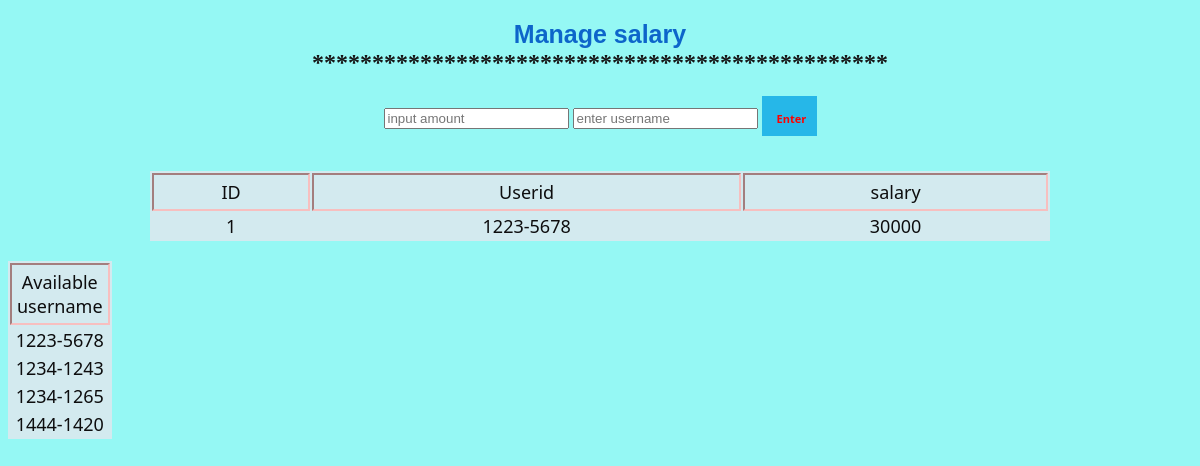
The app's page /admin/php/salary.php, older data.
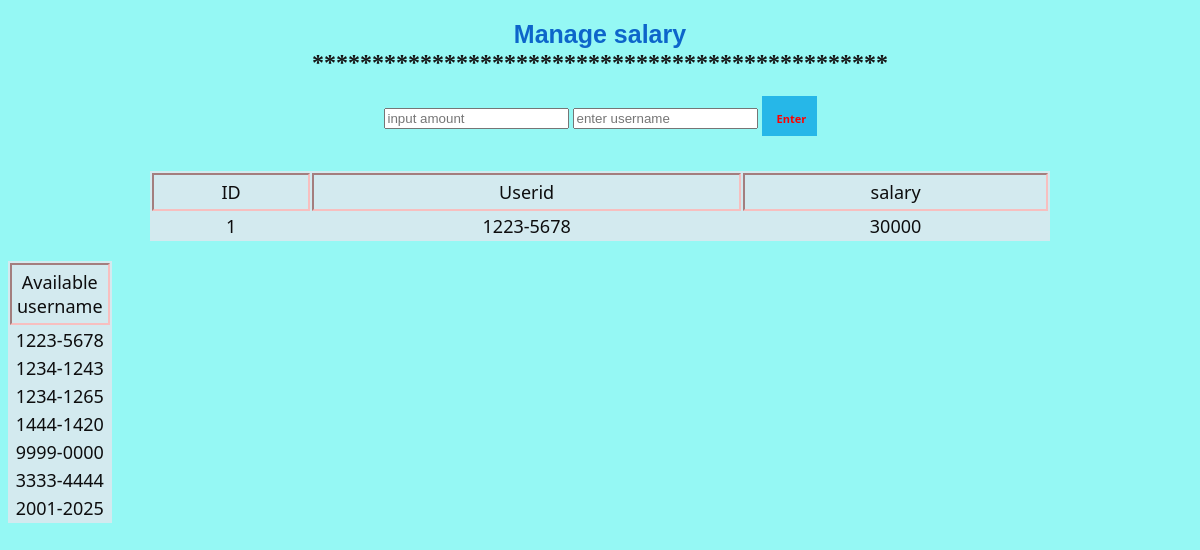
The same page, newer data.
### tables this page shows
CREATE TABLE `salary` (
  `ID` int(120) NOT NULL,
  `username` varchar(120) NOT NULL,
  `salary` varchar(250) NOT NULL
);

CREATE TABLE `registration` (
  `ID` int(120) NOT NULL,
  `fullname` varchar(120) NOT NULL,
  `role` varchar(120) NOT NULL,
  `department` varchar(120) NOT NULL,
  `username` varchar(120) NOT NULL,
  `email` varchar(120) NOT NULL,
  `password` varchar(120) NOT NULL,
  `notification` varchar(2000) NOT NULL
);

### admin/php/salary.php (the view, shortened to what this page needs)
<?php
include '../../main/DB/DB.php';
$sql2="SELECT username FROM registration WHERE role='Teacher'";
$sql1="SELECT * FROM salary";
$show1=mysqli_query($conn,$sql1);
$show2=mysqli_query($conn,$sql2);
?>
<!DOCTYPE html>
<html>
    <head>
        <link rel="stylesheet"  href="../css/aiub.css">
    </head>
    <body>
       <center>
        <h2>
             <label  style="color: rgb(13, 101, 202); font-family:Arial, Helvetica, sans-serif;  font-size: 25px;"> Manage salary</label><br>
             <label  style="color: rgb(22, 22, 22); ">************************************************</label>
        </h2>
    <form method="post">
        <input type="number" name="salary" placeholder="input amount" >
        <input type="text" name="username" placeholder="enter username">
        <button type="submit" name="enter"style="width:55px;height:40px;font-size:11px;border-radius:0px; color:red;">Enter</button>
    </form>
       <table class="table" style="font-size:18px;">
                <tr class="tablerow">
                    <td class="tableheading">ID</td>
                    <td class="tableheading">Userid</td>
                    <td class="tableheading">salary</td>
                </tr>
                <?php
                if(mysqli_num_rows($show1)>0)
                {
                    while($row=mysqli_fetch_assoc($show1))
                    {
                        echo "<tr class='tablerow'>";
                        echo"<td calss='tableheading'>".$row['ID']."</td>";
                        echo "<td calss='tableheading'>".$row['username']."</td>";
                        echo "<td calss='tableheading'>".$row['salary']."</td>";
                    }
                }
                ?>
        </table>
    </center>
        <table  class="table" style="width:100px;font-size:18px;align:left;">
                <tr class="tablerow">
                    <td class="tableheading">Available username</td>
               </tr>
                <?php
                if(mysqli_num_rows($show2)>0)
                {
                    while($row=mysqli_fetch_assoc($show2))
                    {
                        echo "<tr class='tablerow'>";
                        echo "<td calss='tableheading'>".$row['username']."</td>";
                        echo "</tr>";
                    }
                }
                ?>
              </table>
    </body>
</html>

Row changes from the older to the newer data that the page shows:
added registration: username "9999-0000"
added registration: username "3333-4444"
added registration: username "2001-2025"
